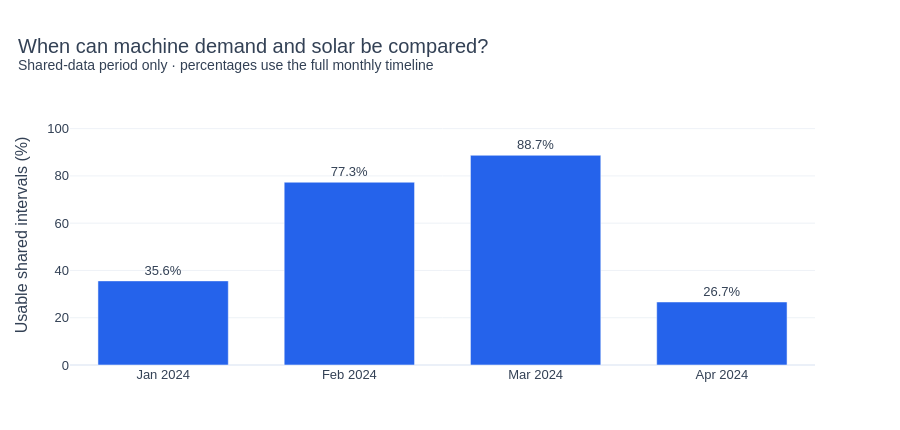

Notebook cell for this chart:
### Markdown cell above
### ⚖️ 3. What would the machine need from the grid?
The first chart shows when the scenario has usable data. The energy chart uses those same intervals for every total. Solar is allocated to the measured machine first; any remaining solar is labelled **surplus relative to this machine**, not measured grid export.

### Code cell
coverage = (
    grid.with_columns(pl.col("Date").dt.truncate("1mo").alias("Month"))
    .group_by("Month")
    .agg(pl.len().alias("intervals"),
         pl.col("usable").sum().alias("usable_intervals"))
    .sort("Month")
    .with_columns(
        (100 * pl.col("usable_intervals") / pl.col("intervals")).alias("coverage_pct")
    )
)

observed = coverage.filter(pl.col("usable_intervals") > 0)
if observed.is_empty():
    raise ValueError("No usable shared intervals.")

shown = coverage.filter(
    pl.col("Month").is_between(observed["Month"].min(), observed["Month"].max())
)

fig = go.Figure(go.Bar(
    x=shown["Month"].dt.strftime("%b %Y").to_list(),
    y=shown["coverage_pct"].to_list(),
    marker_color=BLUE,
    text=[f"{v:.1f}%" for v in shown["coverage_pct"]],
    textposition="outside",
))
fig.update_yaxes(title="Usable shared intervals (%)", range=[0, 110])
fig.update_layout(showlegend=False)
polish(
    fig, "When can machine demand and solar be compared?",
    "Shared-data period only · percentages use the full monthly timeline",
)

report(
    f"**{usable_pct:.1f}% of the full aligned timeline** supports this comparison.\n\n"
    "Months outside the usable shared period are hidden from the chart. "
    "Missing solar readings remain missing; they are not zero generation."
)

### Figure 1 — Plotly figure (JSON) as saved in the notebook; plotly's stock layout.template omitted (floating-point values rounded to 4 significant figures)
{"data": [{"cliponaxis": false, "marker": {"color": "#2563eb"}, "text": ["35.6%", "77.3%", "88.7%", "26.7%"], "textposition": "outside", "type": "bar", "x": ["Jan 2024", "Feb 2024", "Mar 2024", "Apr 2024"], "y": [35.58, 77.33, 88.73, 26.67]}], "layout": {"bargap": 0.3, "font": {"color": "#334155", "family": "Arial", "size": 13}, "height": 430, "hoverlabel": {"bgcolor": "white"}, "legend": {"orientation": "h", "x": 0, "y": 1.01, "yanchor": "bottom"}, "margin": {"b": 65, "l": 70, "r": 85, "t": 105}, "paper_bgcolor": "white", "plot_bgcolor": "white", "showlegend": false, "title": {"font": {"size": 20}, "text": "When can machine demand and solar be compared?<br><sup>Shared-data period only · percentages use the full monthly timeline</sup>", "x": 0.02}, "xaxis": {"automargin": true, "showgrid": false}, "yaxis": {"automargin": true, "gridcolor": "#eef2f7", "range": [0, 110], "title": {"text": "Usable shared intervals (%)"}}}}
